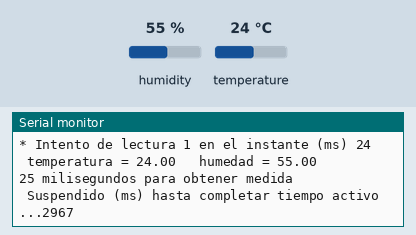
Recording of a sketch running on a simulated ESP8266 (NodeMCU). Parts: the last lines printed to the serial monitor. The inputs (shaded band) are chosen by the test bench; at power-on: humidity 55 %, temperature 24 °C.

Above: at 10.8 s.
10.9 s: humidity set to 22 %
At 14.1 s:
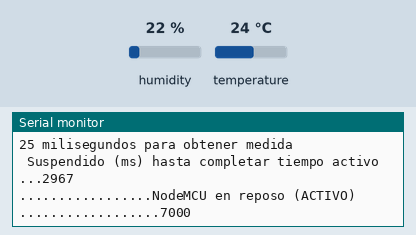
20.9 s: temperature set to 12 °C
At 30.7 s:
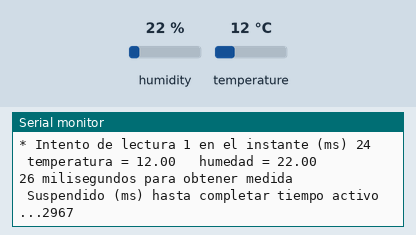
30.9 s: humidity set to 40 %
At 33.3 s:
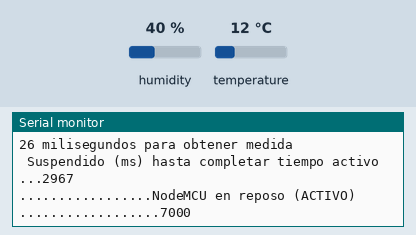
Timing chart, 0 to 34.8 s (numbered marks = the images above; inputs shaded):
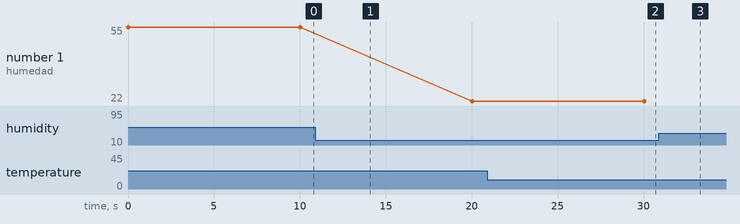

The sketch:

06_DHT11_streaming.ino
```cpp
/***************************** CABECERA ***********************************************/
#define THINGER_SERVER "iot.therobotacademy.com"
#define _DEBUG_  // Lo usamos si tenemos problemas de conexión.
                   // La depuración específica la hacemos desde el sketch

#include <ESP8266WiFi.h>       //Librería de conexión WiFi del módulo ESP8266
#include <ThingerESP8266.h>    //Librería de la plataforma thinger.io
#include "DHT.h"               //Librería de los sensores DHT11, DHT22, etc.

/***************************** VARIABLES Y CONSTANTES *********************************/
// Parámetros del DHT
#define DHTPIN D1       //Pin de conexión - GPIO5
#define DHTTYPE DHT11
DHT dht(DHTPIN, DHTTYPE);
float h;      //Variable de humedad
float t;      //Variable de temperatura
boolean lectura_t, lectura_h;
int n_lectura = 1;
long start_time; // Tiempo al inicio del último intervalo

// Tiempo máximo de lectura
#define READ_TIME  3000
// Tiempo en reposo (activo)
#define SLEEP_TIME 7000

/**************************** CONECTIVIDAD CON LA PLATAFORMA ********************************/
// THINGER.IO datos para conexión
#define user "brjapon"
#define device_Id "ESP8266_STREAM"
#define device_credentials "OSHD32vOevAZ"
ThingerESP8266 thing(user, device_Id, device_credentials);

// Datos de la red wifi a la que se conecta el dispositivo
const char* ssid = "IO";
const char* password = "FrutaFriaFrigorizada";
/******************************************************************************************/

void setup() {
  Serial.begin(115200);
 // Inicialización del sensor DHT
  dht.begin();

  // Inicialización de la WiFi para comunicarse con la API
  thing.add_wifi(ssid, password);

  // Recurso que permite la lectura de datos desde la API
  thing["DHT11"] >> [](pson& out){
    out["DHT11_temperature"] = t;
    out["DHT11_Humidity"] = h;
    };
  }

void loop() {
  thing.handle();

  start_time = millis();
  n_lectura = 1;  // Contador del número de intentos hasta que se consigue un dato válido
  lectura_t = true;  // Flag para registrar que el dato de TEMPERATURA es válido
  lectura_h = true;  // Flag para registrar que el dato de HUMEDAD es válido

  // Tomamos la lectura del sensor ===============================================
  float t_NOverificada, h_NOverificada;

  do {
    t_NOverificada = dht.readTemperature();
    h_NOverificada = dht.readHumidity();

    if (!isnan(t_NOverificada)) {  // Si la lectura de TEMPERATURA contiene un valor numérico
      t = t_NOverificada;  // Lectura correcta de temperatura
      lectura_t = true;
    }
    else
      lectura_t = false;   // no hemos recibido un número

    if (!isnan(h_NOverificada)) {  // Si la lectura de HUMEDAD contiene un valor numérico
      h = h_NOverificada;  // Lectura correcta de humedad
      lectura_h = true;
    }
    else
      lectura_h = false;   // no hemos recibido un número

    // Debug específico de las lecturas (en bucle de lectura) =========================
    Serial.print("\n* Intento de lectura ");
    Serial.print(n_lectura);
    Serial.print(" en el instante (ms) ");
    Serial.print(millis()- start_time);
    Serial.print("\t temperatura = ");
    if (lectura_t)            Serial.print(t);
    else                      Serial.print("err");
    Serial.print("\t humedad = ");
    if (lectura_h)            Serial.println(h);
    else                      Serial.println("err");
    // ================================================================================

    if (!lectura_t || !lectura_h)   delay(500);  // Espera para dar tiempo al hardware del sensor
    n_lectura++;
  } while (isnan(t_NOverificada) || isnan(h_NOverificada));

  thing.stream(thing["DHT11"]);  //Si las lecturas son válidas las envía al servidor

  // Debug específico de las lecturas (tiempos de espera y reposo) =====================
  Serial.print(millis()- start_time);
  Serial.println(" milisegundos para obtener medida");
  Serial.print("\n Suspendido (ms) hasta completar tiempo activo ...");
  Serial.println(READ_TIME -(millis()- start_time));
 // ===================================================================================

  while ((millis()- start_time) < READ_TIME){
  delay(10);
  }

  // Debug específico de las lecturas (tiempo de SLEEP) ===============================
  Serial.print("\n.................NodeMCU en reposo (ACTIVO) ..................");
  Serial.println(SLEEP_TIME);
  // ===================================================================================

  delay(SLEEP_TIME);

  Serial.println("\n==================== SIGUIENTE INTERVALO =========================");
}
```

Measured:
- after the input at 20.9 s, the serial monitor: prints a new line after 9.1 s (image 2)
- plotted number 1: 55 → 22 after the input at 10.9 s, 22 → 40 after the input at 30.9 s
